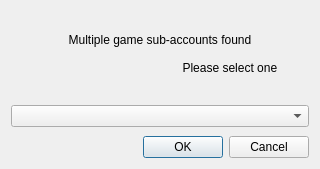
<?xml version="1.0" encoding="UTF-8"?>
<ui version="4.0">
      <class>selectSubscriptionWindow</class>
      <widget class="QDialog" name="selectSubscriptionWindow">
            <property name="windowModality">
                  <enum>Qt::WindowModality::ApplicationModal</enum>
            </property>
            <property name="geometry">
                  <rect>
                        <x>0</x>
                        <y>0</y>
                        <width>320</width>
                        <height>169</height>
                  </rect>
            </property>
            <property name="windowTitle">
                  <string>Select Subscription</string>
            </property>
            <property name="modal">
                  <bool>true</bool>
            </property>
            <layout class="QVBoxLayout" name="verticalLayout">
                  <property name="spacing">
                        <number>9</number>
                  </property>
                  <item>
                        <widget class="QLabel" name="label">
                              <property name="text">
                                    <string>Multiple game sub-accounts found

                                          Please select one</string>
                              </property>
                              <property name="alignment">
                                    <set>Qt::AlignmentFlag::AlignCenter</set>
                              </property>
                              <property name="buddy">
                                    <cstring>subscriptionsComboBox</cstring>
                              </property>
                        </widget>
                  </item>
                  <item>
                        <widget class="QComboBox" name="subscriptionsComboBox" />
                  </item>
                  <item>
                        <widget class="QDialogButtonBox" name="buttonBox">
                              <property name="orientation">
                                    <enum>Qt::Orientation::Horizontal</enum>
                              </property>
                              <property name="standardButtons">
                                    <set>
                                          QDialogButtonBox::StandardButton::Cancel|QDialogButtonBox::StandardButton::Ok</set>
                              </property>
                        </widget>
                  </item>
            </layout>
      </widget>
      <resources />
      <connections>
            <connection>
                  <sender>buttonBox</sender>
                  <signal>accepted()</signal>
                  <receiver>selectSubscriptionWindow</receiver>
                  <slot>accept()</slot>
                  <hints>
                        <hint type="sourcelabel">
                              <x>227</x>
                              <y>148</y>
                        </hint>
                        <hint type="destinationlabel">
                              <x>159</x>
                              <y>84</y>
                        </hint>
                  </hints>
            </connection>
            <connection>
                  <sender>buttonBox</sender>
                  <signal>rejected()</signal>
                  <receiver>selectSubscriptionWindow</receiver>
                  <slot>reject()</slot>
                  <hints>
                        <hint type="sourcelabel">
                              <x>227</x>
                              <y>148</y>
                        </hint>
                        <hint type="destinationlabel">
                              <x>159</x>
                              <y>84</y>
                        </hint>
                  </hints>
            </connection>
      </connections>
</ui>
